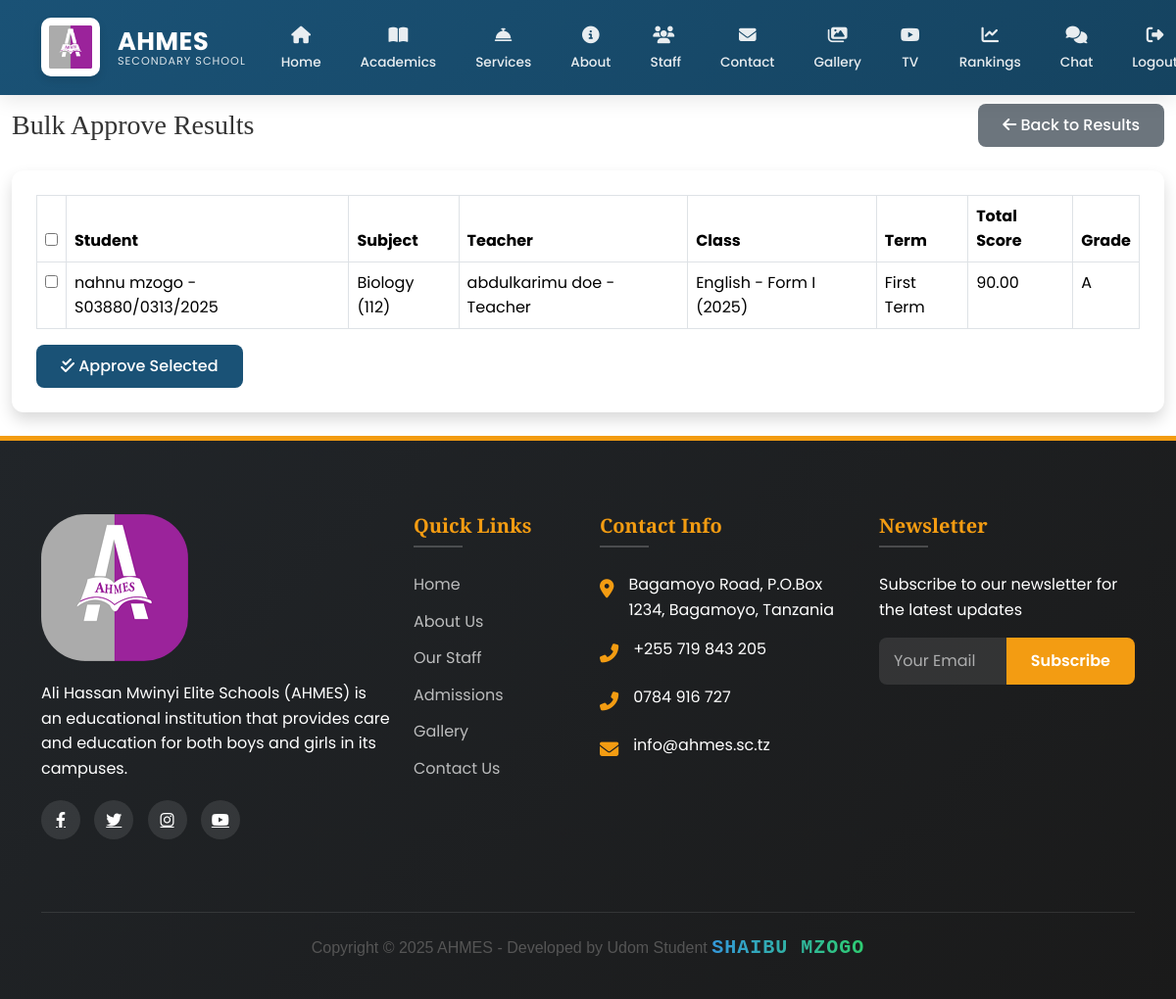
/ad/results/bulk-approve/ (signed in), run on the app's committed database.
### main/models.py (models this page shows, shortened)
class Result(models.Model):
    TERM_CHOICES = [('1','First Term'),('2','Second Term')]
    student = models.ForeignKey(Student, on_delete=models.CASCADE, related_name='results')
    subject = models.ForeignKey(Subject, on_delete=models.CASCADE)
    school_class = models.ForeignKey(SchoolClass, on_delete=models.CASCADE)
    term = models.CharField(max_length=1, choices=TERM_CHOICES)
    academic_year = models.CharField(max_length=20)
    week_number = models.PositiveSmallIntegerField()
    exam_score = models.DecimalField(max_digits=5, decimal_places=2)
    total_score = models.DecimalField(max_digits=5, decimal_places=2, editable=False)
    grade = models.CharField(max_length=2, editable=False)
    remark = models.CharField(max_length=100, editable=False)
    teacher = models.ForeignKey(StaffMember, on_delete=models.CASCADE, related_name='results_given')
    is_approved = models.BooleanField(default=False)
    approved_by = models.ForeignKey(User, null=True, blank=True, on_delete=models.SET_NULL, related_name='approved_results')
    date_approved = models.DateTimeField(null=True, blank=True)
    class Meta:
        unique_together = ('student','subject','term','academic_year','week_number')

class Student(models.Model):
    GENDER_CHOICES = [
        ('M', 'Male'),
        ('F', 'Female'),
    ]
    user = models.OneToOneField(
        User,
        on_delete=models.CASCADE,
        related_name='student_profile',
        null=True,
        blank=True
    )
    first_name = models.CharField(max_length=100)
    middle_name = models.CharField(max_length=100, blank=True)
    last_name = models.CharField(max_length=100)
    gender = models.CharField(max_length=1, choices=GENDER_CHOICES)
    date_of_birth = models.DateField()
    admission_number = models.CharField(max_length=20, unique=True)
    campus = models.ForeignKey(
        Campus,
        on_delete=models.CASCADE,
        related_name='students'
    )
    level = models.ForeignKey(
        Level,
        on_delete=models.CASCADE,
        related_name='students'
    )
    admission_date = models.DateField()
    parent = models.ForeignKey(
        Parent,
        on_delete=models.CASCADE,
        related_name='students',
        null=True,
        blank=True
    )
    profile_picture = CloudinaryField(
        'students/profile_pictures',
        folder="school/students/profile_pictures",
        transformation={'quality': 'auto:good', 'width': 300, 'height': 300, 'crop': 'fill'},
        blank=True,
        null=True
    )
    created_at = models.DateTimeField(auto_now_add=True)
    updated_at = models.DateTimeField(auto_now=True)
    def __str__(self):
        return f"{self.first_name} {self.last_name} - {self.admission_number}"
    class Meta:
        ordering = ['-created_at']
        verbose_name = 'Student'
        verbose_name_plural = 'Students'

class Subject(models.Model):
    name = models.CharField(max_length=100)
    code = models.CharField(max_length=20, unique=True)
    description = models.TextField(blank=True)
    level = models.ForeignKey(Level, on_delete=models.CASCADE, related_name='subjects')
    def __str__(self):
        return f"{self.name} ({self.code})"

class StaffMember(models.Model):
    POSITION_CHOICES = [
        ('Teacher', 'Teacher'),
        ('Administrator', 'Administrator'),
        ('Support', 'Support Staff'),
    ]
    user = models.OneToOneField(
        User,
        on_delete=models.CASCADE,
        related_name='staff_profile',
        null=True,
        blank=True
    )
    first_name = models.CharField(max_length=100)
    middle_name = models.CharField(max_length=100, blank=True)
    last_name = models.CharField(max_length=100)
    position = models.CharField(max_length=50, choices=POSITION_CHOICES)
    office_number = models.CharField(max_length=20, blank=True)
    office_location = models.CharField(max_length=200, blank=True)
    specialization = models.CharField(max_length=200)
    campus = models.ForeignKey(
        Campus,
        on_delete=models.CASCADE,
        related_name='staff_members'
    )
    phone = models.CharField(max_length=20)
    email = models.EmailField()
    joined_date = models.DateField()
    image = CloudinaryField('staff', folder="school/staff",
                          transformation={'quality': 'auto:good'})
    created_at = models.DateTimeField(auto_now_add=True)
    updated_at = models.DateTimeField(auto_now=True)
    def __str__(self):
        return f"{self.first_name} {self.last_name} - {self.position}"
    class Meta:
        ordering = ['-created_at']
        verbose_name = 'Staff Member'
        verbose_name_plural = 'Staff Members'

class SchoolClass(models.Model):
    name = models.CharField(max_length=100)
    level = models.ForeignKey(Level, on_delete=models.CASCADE)
    teacher = models.ForeignKey(StaffMember, on_delete=models.CASCADE)
    students = models.ManyToManyField(Student)
    academic_year = models.CharField(max_length=20)
    created_at = models.DateTimeField(auto_now_add=True)
    updated_at = models.DateTimeField(auto_now=True)
    def __str__(self):
        return f"{self.name} - {self.level.name} ({self.academic_year})"

class Level(models.Model):
    name = models.CharField(max_length=100)
    description = models.TextField()

### main/views.py (the view, shortened to what this page needs)
# urls.py: path('ad/results/bulk-approve/', views.bulk_approve_results, name='bulk_approve_results'),
@login_required
@user_passes_test(is_academic_admin)
def bulk_approve_results(request):
    pending_results = Result.objects.filter(is_approved=False).order_by('teacher', 'student')
    return render(request, 'academics/bulk_approve_results.html', {
        'pending_results': pending_results
    })

### main/context_processors.py (called while the page is built)
def admin_counts(request):
    if request.user.is_authenticated and request.user.is_admin:
        return {
            'pending_comments': Comment.objects.filter(is_approved=False).count(),
            'gallery_count': Gallery.objects.count(),
        }
    return {}

def unread_messages_count(request):
    if request.user.is_authenticated:
        count = Message.objects.filter(
            conversation__participants=request.user,
            is_read=False
        ).exclude(
            sender=request.user
        ).count()
        print(f"DEBUG: Unread messages count for {request.user}: {count}")  # Debug output
        return {'unread_messages_count': count}
    return {}

### main/models.py (called while the page is built)
    def __str__(self):
        return self.username

### main/views.py (called while the page is built)
def is_academic_admin(user):
    return user.is_authenticated and (
        user.is_admin or
        (hasattr(user, 'staff_profile') and user.staff_profile.position == 'Administrator')
    )

### main/templates/academics/bulk_approve_results.html (shortened to what this page needs)
{% extends 'main/base.html' %}
{% load static %}
{% block content %}
<div class="container-fluid">
  <div class="d-sm-flex align-items-center justify-content-between mb-4">
    <h1 class="h3 mb-0 text-gray-800">Bulk Approve Results</h1>
    <a href="{% url 'admin_result_dashboard' %}" class="btn btn-secondary">
      <i class="fas fa-arrow-left mr-2"></i> Back to Results
    </a>
  </div>
  <div class="card shadow mb-4">
    <div class="card-body">
      <form method="post">
        <div class="table-responsive">
          <table class="table table-bordered" width="100%" cellspacing="0">
            <thead>
              <tr>
                <th><input type="checkbox" id="select-all"></th>
                <th>Student</th>
                <th>Subject</th>
                <th>Teacher</th>
                <th>Class</th>
                <th>Term</th>
                <th>Total Score</th>
                <th>Grade</th>
              </tr>
            </thead>
            <tbody>
              {% for result in pending_results %}
              <tr>
                <td><input type="checkbox" name="result_ids" value="{{ result.id }}"></td>
                <td>{{ result.student }}</td>
                <td>{{ result.subject }}</td>
                <td>{{ result.teacher }}</td>
                <td>{{ result.school_class }}</td>
                <td>{{ result.get_term_display }}</td>
                <td>{{ result.total_score }}</td>
                <td>{{ result.grade }}</td>
              </tr>
              {% empty %}
              <tr>
                <td colspan="8" class="text-center">No pending results to approve</td>
              </tr>
              {% endfor %}
            </tbody>
          </table>
        </div>
        <button type="submit" class="btn btn-primary">
          <i class="fas fa-check-double mr-2"></i> Approve Selected
        </button>
      </form>
    </div>
  </div>
</div>
{% endblock %}

### data on the page
Result: student "nahnu mzogo - S03880/0313/2025", subject "Biology (112)", teacher "abdulkarimu doe - Teacher", school_class "English - Form I (2025)", term "First Term", total_score "90.00", grade "A"
